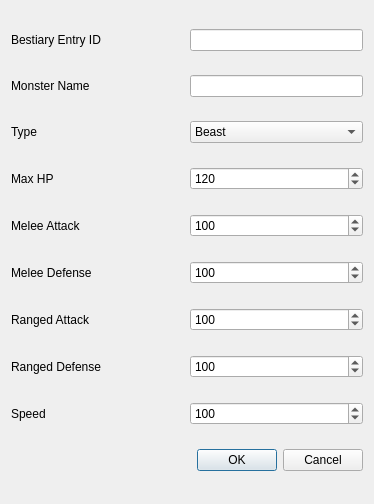
<?xml version="1.0" encoding="UTF-8"?>
<ui version="4.0">
 <class>Dialog</class>
 <widget class="QDialog" name="Dialog">
  <property name="geometry">
   <rect>
    <x>0</x>
    <y>0</y>
    <width>374</width>
    <height>504</height>
   </rect>
  </property>
  <property name="windowTitle">
   <string>Dialog</string>
  </property>
  <layout class="QVBoxLayout" name="verticalLayout">
   <item>
    <layout class="QHBoxLayout" name="horizontalLayout_8">
     <item>
      <widget class="QLabel" name="label_8">
       <property name="text">
        <string>Bestiary Entry ID</string>
       </property>
      </widget>
     </item>
     <item>
      <widget class="QLineEdit" name="bestiaryID">
       <property name="sizePolicy">
        <sizepolicy hsizetype="Preferred" vsizetype="Fixed">
         <horstretch>0</horstretch>
         <verstretch>0</verstretch>
        </sizepolicy>
       </property>
      </widget>
     </item>
    </layout>
   </item>
   <item>
    <layout class="QHBoxLayout" name="horizontalLayout_5">
     <item>
      <widget class="QLabel" name="label_5">
       <property name="text">
        <string>Monster Name</string>
       </property>
      </widget>
     </item>
     <item>
      <widget class="QLineEdit" name="monsterName">
       <property name="sizePolicy">
        <sizepolicy hsizetype="Preferred" vsizetype="Fixed">
         <horstretch>0</horstretch>
         <verstretch>0</verstretch>
        </sizepolicy>
       </property>
      </widget>
     </item>
    </layout>
   </item>
   <item>
    <layout class="QHBoxLayout" name="horizontalLayout_10">
     <item>
      <widget class="QLabel" name="label_10">
       <property name="text">
        <string>Type</string>
       </property>
      </widget>
     </item>
     <item>
      <widget class="QComboBox" name="comboBox">
       <item>
        <property name="text">
         <string>Beast</string>
        </property>
       </item>
       <item>
        <property name="text">
         <string>Air</string>
        </property>
       </item>
       <item>
        <property name="text">
         <string>Astral</string>
        </property>
       </item>
       <item>
        <property name="text">
         <string>Earth</string>
        </property>
       </item>
       <item>
        <property name="text">
         <string>Fire</string>
        </property>
       </item>
       <item>
        <property name="text">
         <string>Ice</string>
        </property>
       </item>
       <item>
        <property name="text">
         <string>Lightning</string>
        </property>
       </item>
       <item>
        <property name="text">
         <string>Metal</string>
        </property>
       </item>
       <item>
        <property name="text">
         <string>Plant</string>
        </property>
       </item>
       <item>
        <property name="text">
         <string>Plastic</string>
        </property>
       </item>
       <item>
        <property name="text">
         <string>Poison</string>
        </property>
       </item>
       <item>
        <property name="text">
         <string>Water</string>
        </property>
       </item>
       <item>
        <property name="text">
         <string>Glass</string>
        </property>
       </item>
       <item>
        <property name="text">
         <string>Glitter</string>
        </property>
       </item>
      </widget>
     </item>
    </layout>
   </item>
   <item>
    <layout class="QHBoxLayout" name="horizontalLayout">
     <item>
      <widget class="QLabel" name="label_2">
       <property name="text">
        <string>Max HP</string>
       </property>
      </widget>
     </item>
     <item>
      <widget class="QSpinBox" name="MaxHP">
       <property name="maximum">
        <number>9999999</number>
       </property>
       <property name="value">
        <number>120</number>
       </property>
      </widget>
     </item>
    </layout>
   </item>
   <item>
    <layout class="QHBoxLayout" name="horizontalLayout_2">
     <item>
      <widget class="QLabel" name="label_3">
       <property name="text">
        <string>Melee Attack</string>
       </property>
      </widget>
     </item>
     <item>
      <widget class="QSpinBox" name="MeleeATK">
       <property name="maximum">
        <number>9999999</number>
       </property>
       <property name="value">
        <number>100</number>
       </property>
      </widget>
     </item>
    </layout>
   </item>
   <item>
    <layout class="QHBoxLayout" name="horizontalLayout_3">
     <item>
      <widget class="QLabel" name="label">
       <property name="text">
        <string>Melee Defense</string>
       </property>
      </widget>
     </item>
     <item>
      <widget class="QSpinBox" name="MeleeDEF">
       <property name="maximum">
        <number>9999999</number>
       </property>
       <property name="value">
        <number>100</number>
       </property>
      </widget>
     </item>
    </layout>
   </item>
   <item>
    <layout class="QHBoxLayout" name="horizontalLayout_6">
     <item>
      <widget class="QLabel" name="label_6">
       <property name="text">
        <string>Ranged Attack</string>
       </property>
      </widget>
     </item>
     <item>
      <widget class="QSpinBox" name="RangedATK">
       <property name="maximum">
        <number>9999999</number>
       </property>
       <property name="value">
        <number>100</number>
       </property>
      </widget>
     </item>
    </layout>
   </item>
   <item>
    <layout class="QHBoxLayout" name="horizontalLayout_4">
     <item>
      <widget class="QLabel" name="label_4">
       <property name="text">
        <string>Ranged Defense</string>
       </property>
      </widget>
     </item>
     <item>
      <widget class="QSpinBox" name="RangedDEF">
       <property name="maximum">
        <number>9999999</number>
       </property>
       <property name="value">
        <number>100</number>
       </property>
      </widget>
     </item>
    </layout>
   </item>
   <item>
    <layout class="QHBoxLayout" name="horizontalLayout_9">
     <item>
      <widget class="QLabel" name="label_9">
       <property name="text">
        <string>Speed</string>
       </property>
      </widget>
     </item>
     <item>
      <widget class="QSpinBox" name="Speed">
       <property name="maximum">
        <number>9999999</number>
       </property>
       <property name="value">
        <number>100</number>
       </property>
      </widget>
     </item>
    </layout>
   </item>
   <item>
    <widget class="QDialogButtonBox" name="buttonBox">
     <property name="orientation">
      <enum>Qt::Horizontal</enum>
     </property>
     <property name="standardButtons">
      <set>QDialogButtonBox::Cancel|QDialogButtonBox::Ok</set>
     </property>
     <property name="centerButtons">
      <bool>false</bool>
     </property>
    </widget>
   </item>
  </layout>
 </widget>
 <resources/>
 <connections>
  <connection>
   <sender>buttonBox</sender>
   <signal>accepted()</signal>
   <receiver>Dialog</receiver>
   <slot>accept()</slot>
   <hints>
    <hint type="sourcelabel">
     <x>248</x>
     <y>254</y>
    </hint>
    <hint type="destinationlabel">
     <x>157</x>
     <y>274</y>
    </hint>
   </hints>
  </connection>
  <connection>
   <sender>buttonBox</sender>
   <signal>rejected()</signal>
   <receiver>Dialog</receiver>
   <slot>reject()</slot>
   <hints>
    <hint type="sourcelabel">
     <x>316</x>
     <y>260</y>
    </hint>
    <hint type="destinationlabel">
     <x>286</x>
     <y>274</y>
    </hint>
   </hints>
  </connection>
 </connections>
</ui>
